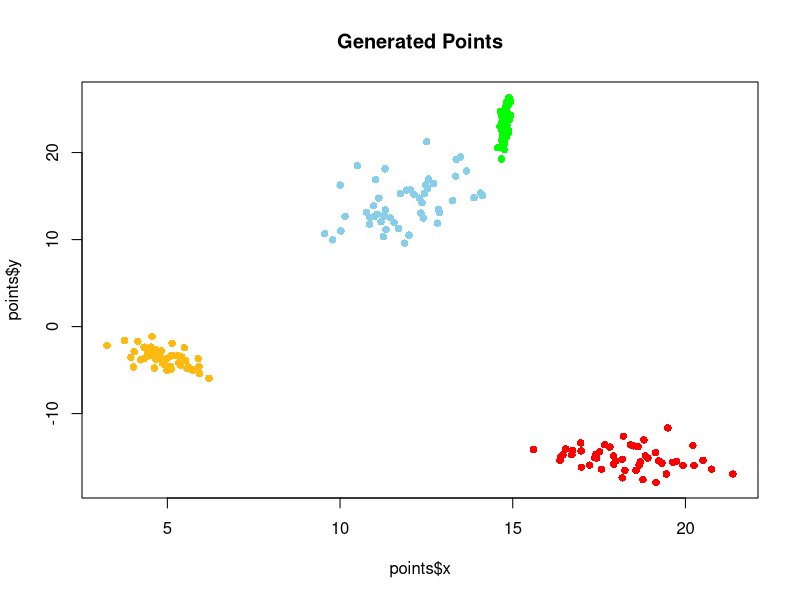
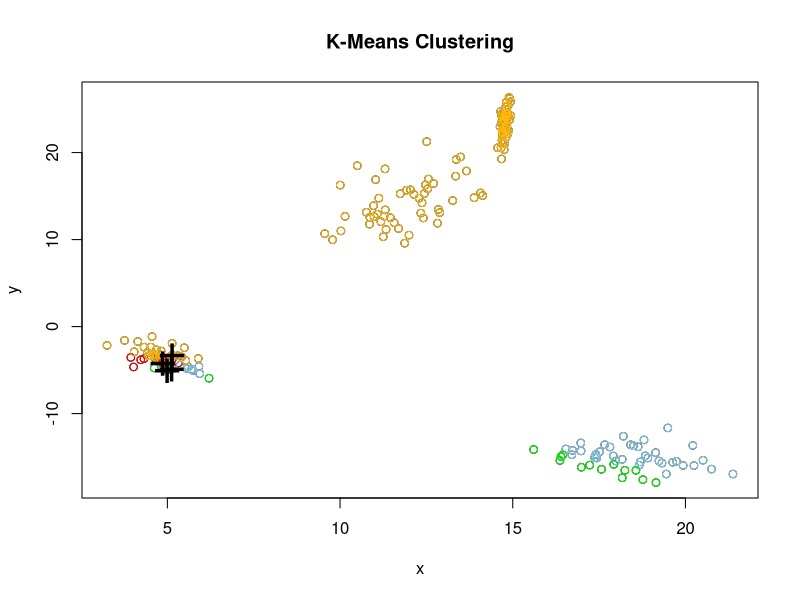
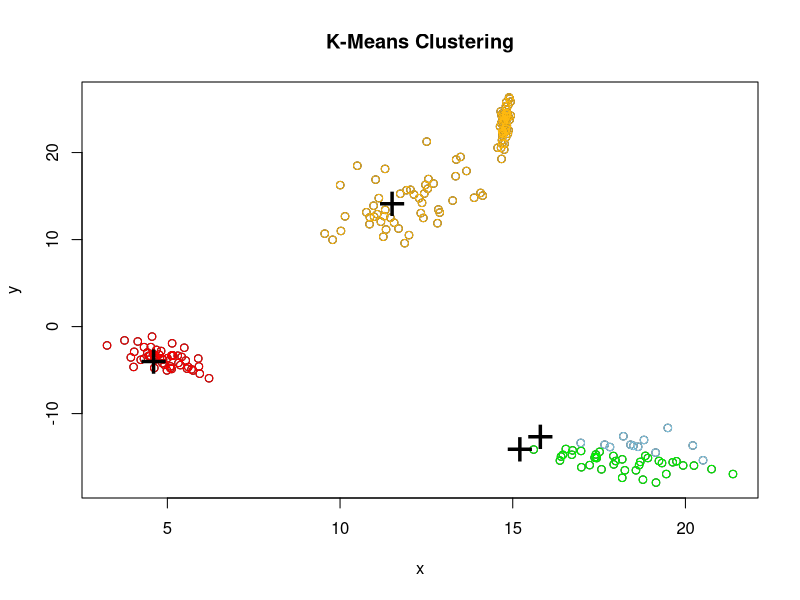
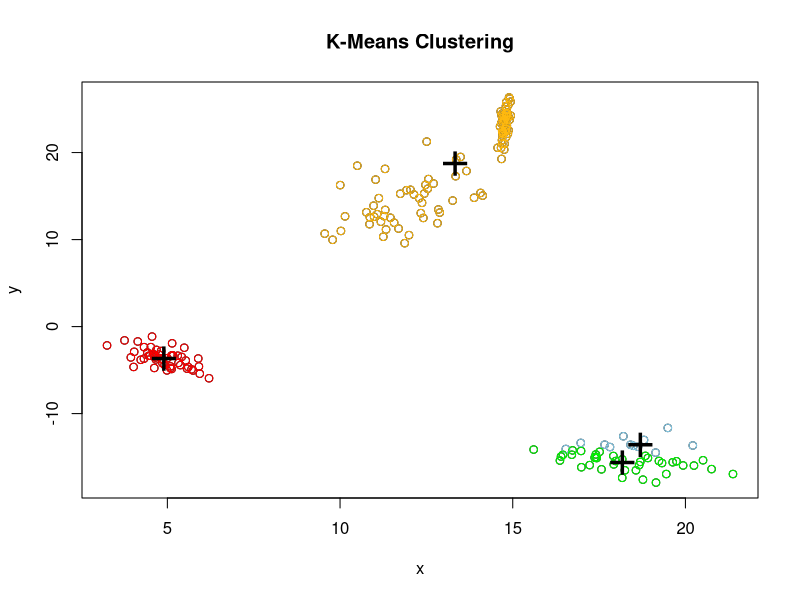
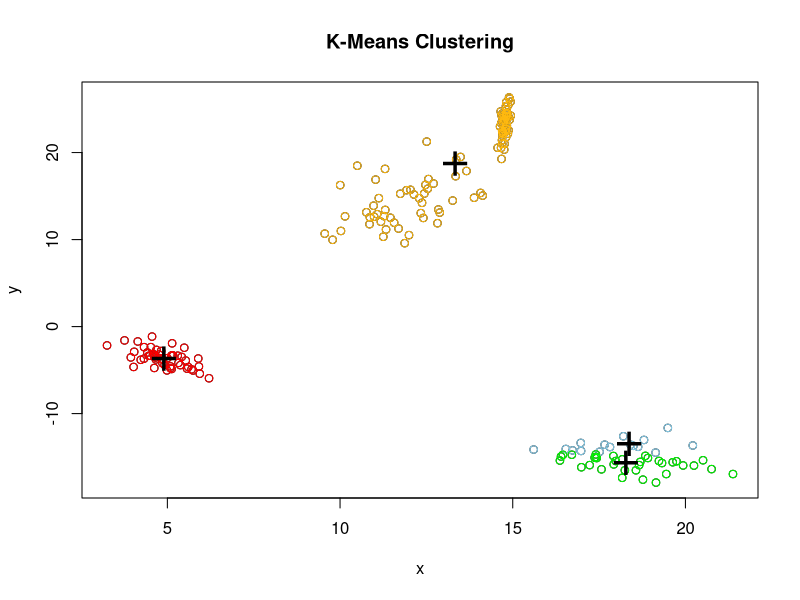
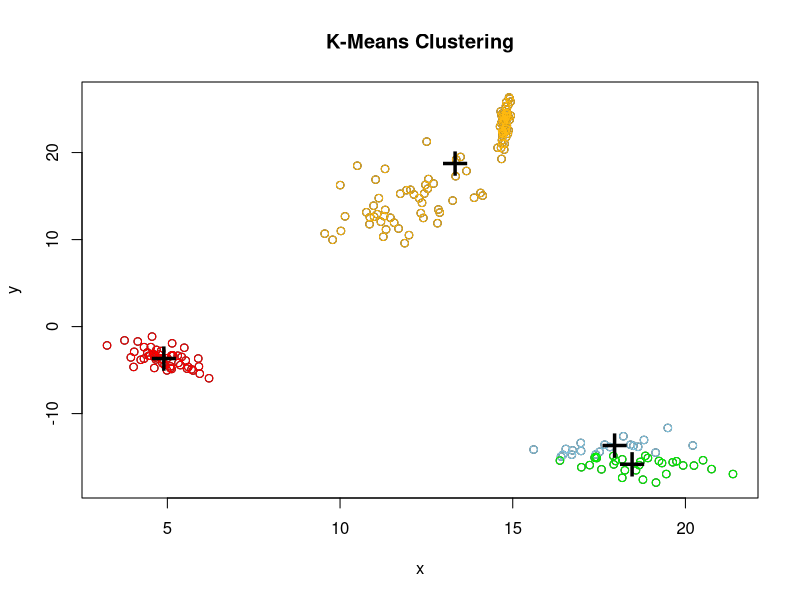
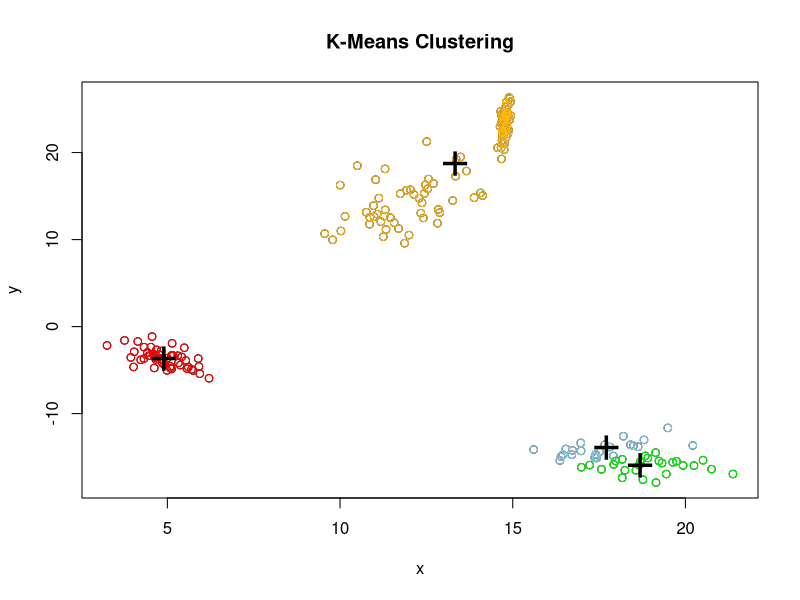
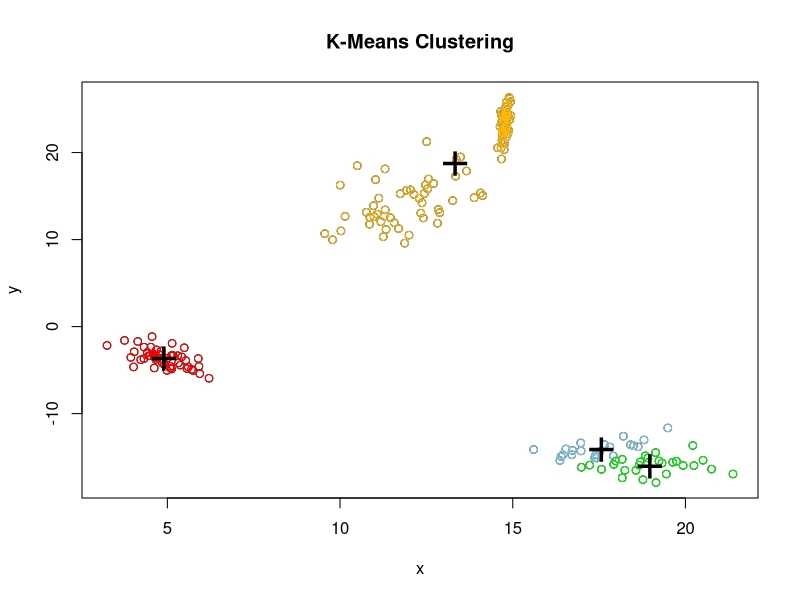

Reproduce these figures in R, in order.
#--------------------------------------------
# Implement K-Means Algorithm
# Author: Karthik Vegi
#--------------------------------------------

# Creating four 2-d clusters with 50 points each
k <- 4
n <- 50
color <- c("red","skyblue","green","darkgoldenrod1")

generatePoints <- function() {
  x<-y<-cluster<-c()
  # Generate cluster from Tk, Zi and Bk
  for(i in 1:k) {
    T <- matrix(rnorm(4, mean=0, sd=1), ncol=2) # Tk ~ N(0,1)
    b <- matrix(rnorm(2, mean=0, sd=10), ncol=1) # Bk ~ N(0,10)
    for(j in 1:n) {
      z <- matrix(rnorm(2, mean=0, sd=1), ncol=1) # Zi ~ N(0,1)
      point<-(T%*%z)+b
      x<-c(x, point[1,1])
      y<-c(y, point[2,1])
      cluster<-c(cluster, i)
    }
  } # end for
  points <-data.frame(x,y,cluster)
  return(points)
} # end function

# Call generatePoints() function
points <- generatePoints()

# (a): Generate your points and plot them with different colors for each cluster
plot(points$x, points$y, pch=16, col=color[points$cluster], main="Generated Points")
readline("Inspect the points and press any key to continue..")

# (b): Implement K-Means algorithm

# Function k_means starts ---->
k_means <- function(dat) {
  # Randomly pick k centroids
  centroid <- dat[sample(1:nrow(dat), k), -3]
  repeat {
    # Assign points to the closest centroid
    for(i in 1:nrow(dat)) {
      min.dist <- 999
      for(j in 1:k) {
        x <- dat[i,-3]
        y <- centroid[j, ]
        dist <- dist(rbind(x, y), method = "euclidean")
        if(dist < min.dist) {
          min.dist <- dist # update the min distance
          dat[i, 3] <- j # update the centroid
        }
      }
    }
    # Plot the clusters and prototypes
    plot(dat[, -3], main = "K-Means Clustering")
    for(i in 1:k) {
      points(subset(dat, cluster==i), col=color[i])
    }
    points(centroid, pch="+", cex=3) # plot prototype
    # Allow user to inspect the current clusters and prototypes
    a<-readline("Inspect and press any key to continue..")
    # Update the centroids
    dat <- dat[order(dat$cluster), ]
    new.centroid <<- t(as.data.frame(lapply(split(dat[, -3], dat$cluster), colMeans)))
    if(all(centroid == new.centroid)) {
      if(any(unlist(lapply(split(dat[, -3], dat$cluster), nrow)) == 1)) {
        centroid <- dat[sample(1:nrow(dat), k), -3]
        next
      }
      break
    }
    else {
      centroid <- new.centroid
    }
  }
  return(dat)
}
# Function k_means ends ----->

cluster <- matrix(1, nrow(points), 1)
dat <- data.frame(points[,-3], cluster)
# call k-means clustering
k_means(dat)

# Plot the number of steps to convergence using 100 random data sets..
for(i in 1:3) {
  generatePoints()
  cluster <- matrix(1, nrow(points), 1)
  dat <- data.frame(points[,-3], cluster)
  k_means(dat)
}
